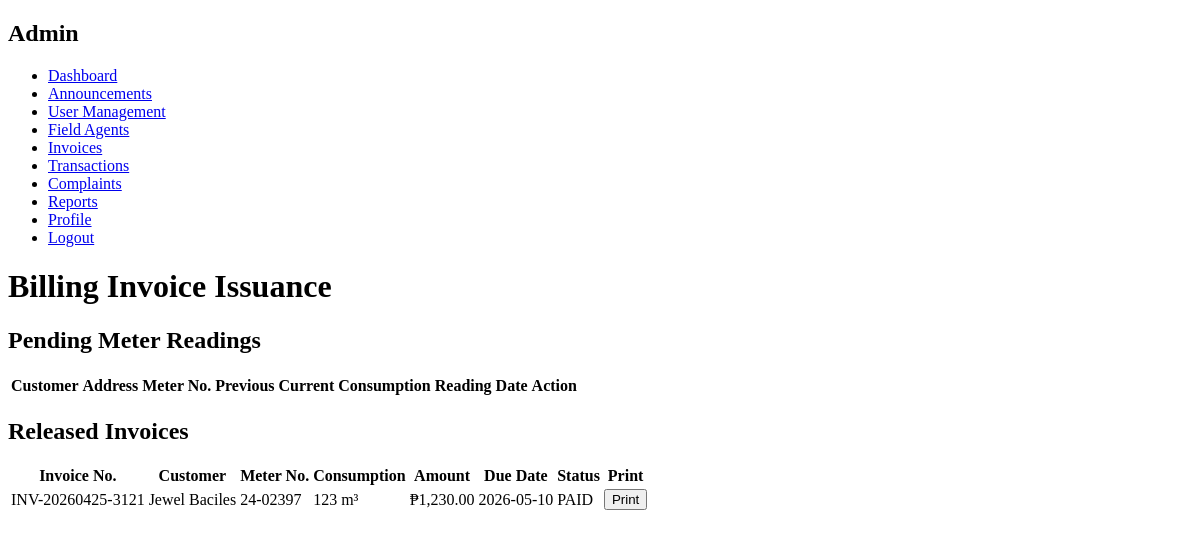
The app's page /invoices.php (signed in), older data.
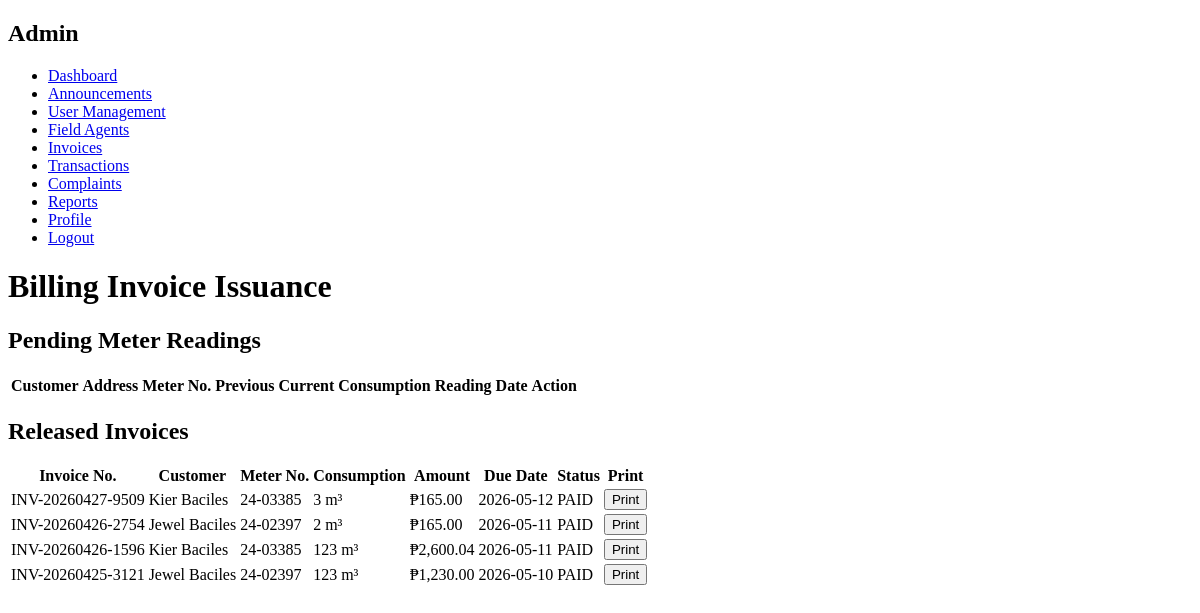
The same page, newer data.
### tables this page shows
CREATE TABLE `invoices` (
  `id` int(11) NOT NULL,
  `user_id` int(11) DEFAULT NULL,
  `reading_id` int(11) DEFAULT NULL,
  `invoice_no` varchar(50) DEFAULT NULL,
  `consumption` int(11) DEFAULT NULL,
  `rate` decimal(10,2) DEFAULT 10.00,
  `amount` decimal(10,2) DEFAULT NULL,
  `due_date` date DEFAULT NULL,
  `status` enum('unpaid','pending_verification','paid','overdue') DEFAULT 'unpaid',
  `issued_by` int(11) DEFAULT NULL,
  `created_at` timestamp NOT NULL DEFAULT current_timestamp()
);

CREATE TABLE `users` (
  `id` int(11) NOT NULL,
  `first_name` varchar(50) DEFAULT NULL,
  `last_name` varchar(50) DEFAULT NULL,
  `email` varchar(100) DEFAULT NULL,
  `contact_no` varchar(20) DEFAULT NULL,
  `password` varchar(255) DEFAULT NULL,
  `role` enum('user','admin','accountant','agent') DEFAULT 'user',
  `meter_number` varchar(50) DEFAULT NULL,
  `barangay` varchar(100) DEFAULT NULL,
  `street` varchar(100) DEFAULT NULL,
  `status` enum('active','inactive') DEFAULT 'active',
  `created_at` timestamp NOT NULL DEFAULT current_timestamp(),
  `user_code` varchar(50) DEFAULT NULL,
  `avatar` varchar(255) DEFAULT 'default.png'
);

### invoices.php (the view, shortened to what this page needs)
<?php
include "db.php";
$invoices = $conn->query("
    SELECT
        i.*,
        u.first_name,
        u.last_name,
        u.barangay,
        u.street,
        u.meter_number
    FROM invoices i
    JOIN users u ON i.user_id = u.id
    ORDER BY i.created_at DESC
");
?>
<!DOCTYPE html>
<html>
<head>
    <link rel="stylesheet" href="dashboard.css">
</head>
<body>
    <div class="layout">
        <div class="sidebar">
            <h2>Admin</h2>
            <ul>
                <li><a href="admin_dashboard.php">Dashboard</a></li>
                <li><a href="announcements.php">Announcements</a></li>
                <li><a href="user_management.php">User Management</a></li>
                <li><a href="agent_management.php">Field Agents</a></li>
                <li><a href="invoices.php">Invoices</a></li>
                <li><a href="transactions.php">Transactions</a></li>
                <li><a href="complaints_admin.php">Complaints</a></li>
                <li><a href="reports.php">Reports</a></li>
                <li><a href="profile.php">Profile</a></li>
                <li><a href="logout.php">Logout</a></li>
            </ul>
        </div>
        <div class="main">
            <h1>Billing Invoice Issuance</h1>
            <h2>Pending Meter Readings</h2>
            <table>
                <tr>
                    <th>Customer</th>
                    <th>Address</th>
                    <th>Meter No.</th>
                    <th>Previous</th>
                    <th>Current</th>
                    <th>Consumption</th>
                    <th>Reading Date</th>
                    <th>Action</th>
                </tr>
            </table>
            <h2>Released Invoices</h2>
            <table>
                <tr>
                    <th>Invoice No.</th>
                    <th>Customer</th>
                    <th>Meter No.</th>
                    <th>Consumption</th>
                    <th>Amount</th>
                    <th>Due Date</th>
                    <th>Status</th>
                    <th>Print</th>
                </tr>
                <?php while($i = $invoices->fetch_assoc()): ?>
                <tr>
                    <td><?php echo $i['invoice_no']; ?></td>
                    <td><?php echo $i['first_name']." ".$i['last_name']; ?></td>
                    <td><?php echo $i['meter_number']; ?></td>
                    <td><?php echo $i['consumption']; ?> m³</td>
                    <td>₱<?php echo number_format($i['amount'], 2); ?></td>
                    <td><?php echo $i['due_date']; ?></td>
                    <td><?php echo strtoupper($i['status']); ?></td>
                    <td>
                        <a href="print_invoice.php?id=<?php echo $i['id']; ?>" target="_blank">
                            <button type="button">Print</button>
                        </a>
                    </td>
                </tr>
                <?php endwhile; ?>
            </table>
        </div>
    </div>
</body>
</html>

Row changes from the older to the newer data that the page shows:
added invoices: invoice_no "INV-20260427-9509", user.first_name "Kier", user.last_name "Baciles", user.meter_number "24-03385", consumption "3", amount "165.00", due_date "2026-05-12", status "PAID"
added invoices: invoice_no "INV-20260426-2754", user.first_name "Jewel", user.last_name "Baciles", user.meter_number "24-02397", consumption "2", amount "165.00", due_date "2026-05-11", status "PAID"
added invoices: invoice_no "INV-20260426-1596", user.first_name "Kier", user.last_name "Baciles", user.meter_number "24-03385", consumption "123", amount "2,600.04", due_date "2026-05-11", status "PAID"
